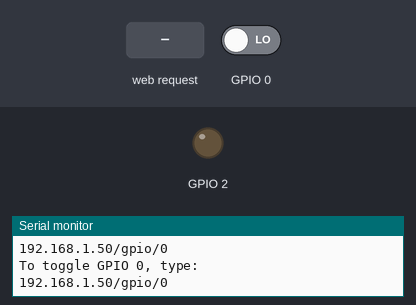
Bench run of a sketch on a simulated ESP8266 (NodeMCU). Shown: output pins drawn as LEDs (lit = HIGH), the last lines printed to the serial monitor. The inputs (shaded band) are chosen by the test bench; at power-on: GPIO 0 LOW. WiFi joins after 1.5 s; servers stay silent unless stated.

Above: at 2.8 s.
2.9 s: HTTP request GET /gpio/1 received
At 4.0 s:
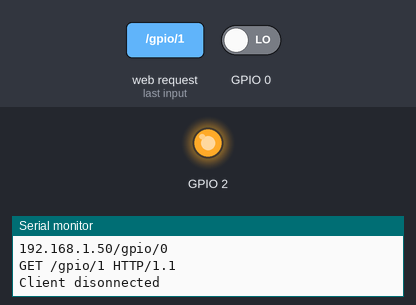
4.4 s: HTTP request GET /gpio/0 received
At 5.2 s:
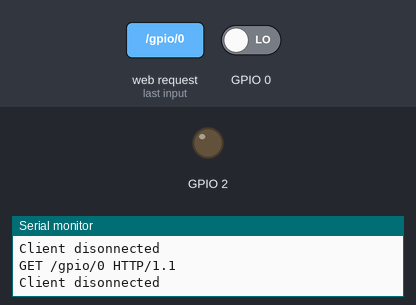
5.9 s: HTTP request GET /gpio/4 received
At 6.5 s:
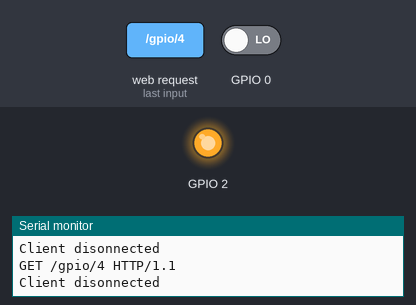
Timing chart, 0 to 8.9 s (numbered marks = the images above; inputs shaded):
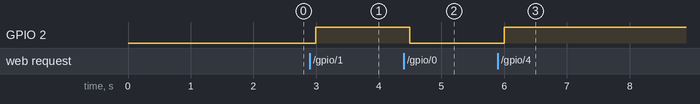

Measured:
- after the input at 2.9 s, GPIO 2: LOW → HIGH after 0.09 s
- after the input at 4.4 s, GPIO 2: HIGH → LOW after 0.10 s
- after the input at 5.9 s, GPIO 2: LOW → HIGH after 0.10 s

The sketch:

d1_liefy.ino
```cpp
/*
 *  EasyloT sketch tweeked by Barnabybear - original @
 *  http://iot-playground.com/2-uncategorised/40-esp8266-wifi-relay-switch-arduino-ide
 *  This sketch demonstrates how to set up a simple HTTP-like server.
 *  The server will set a GPIO pin depending on the request
 *    http://server_ip/gpio/0 will set the GPIO2 low,
 *    http://server_ip/gpio/1 will set the GPIO2 high
 *  server_ip is the IP address of the ESP8266 module, will be
 *  printed to Serial when the module is connected.
 */


#include <ESP8266WiFi.h>


const char* ssid = "liefyuan";
const char* password = "123456789";

// Create an instance of the server
// specify the port to listen on as an argument
WiFiServer server(80);

void setup() {
  Serial.begin(9600);
  delay(10);

  // prepare GPIO2
  pinMode(2, OUTPUT);
  digitalWrite(2, 0);
 /* pinMode(3, OUTPUT);
  digitalWrite(3, 0);
  /*pinMode(4, OUTPUT);
  digitalWrite(4, 0);
  pinMode(5, OUTPUT);
  digitalWrite(5, 0);
  pinMode(6, OUTPUT);
  digitalWrite(6, 0);
  pinMode(7, OUTPUT);
  digitalWrite(7, 0);
  pinMode(8, OUTPUT);
  digitalWrite(8, 0);
  pinMode(9, OUTPUT);
  digitalWrite(9, 0);
  pinMode(10, OUTPUT);
  digitalWrite(10, 0);
  pinMode(11, OUTPUT);
  digitalWrite(11, 0);
  pinMode(12, OUTPUT);
  digitalWrite(2, 0);
  pinMode(13, OUTPUT);
  digitalWrite(13, 0);
  pinMode(14, OUTPUT);
  digitalWrite(14, 0);
  pinMode(15, OUTPUT);
  digitalWrite(15, 0);
  pinMode(16, OUTPUT);
  digitalWrite(16, 0);*/

  // Connect to WiFi network
  Serial.println();
  Serial.println();
  Serial.print("Connecting to ");
  Serial.println(ssid);

  WiFi.begin(ssid, password);

  while (WiFi.status() != WL_CONNECTED) {
    delay(500);
    Serial.print(".");
  }
  Serial.println("");
  Serial.println("WiFi connected");

  // Start the server
  server.begin();
  Serial.println("Server started @ ");

  // Print the IP address & instructions
  Serial.println(WiFi.localIP());
  Serial.println("To control GPIO, open your web browser.");
  Serial.println("To set GPIO 0 high, type:");
  Serial.print(WiFi.localIP());
  Serial.println("/gpio/1");
  Serial.println("To set GPIO 0 low, type:");
  Serial.print(WiFi.localIP());
  Serial.println("/gpio/0");
  Serial.println("To toggle GPIO 0, type:");
  Serial.print(WiFi.localIP());
  Serial.println("/gpio/0");
}

void loop() {
  // Check if a client has connected
  WiFiClient client = server.available();
  if (!client) {
    delay(100);
    return;
  }

  // Commented out by BB as gets stuck in while loop.
  // Wait until the client sends some data
  //Serial.println("new client");
  //while(!client.available()){
  //  delay(1);
  //}

  // Read the first line of the request
  String req = client.readStringUntil('\r');
  Serial.println(req);
  client.flush();

  // Match the request
  int val;
  if (req.indexOf("/gpio/0") != -1)
    val = 0;
  else if (req.indexOf("/gpio/1") != -1)
    val = 1;
  else if (req.indexOf("/gpio/4") != -1)
   val = (!digitalRead(0)); // <<<<< Edit: insert /gpio/3 lines after this line.
  else {
    Serial.println("invalid request");
    client.print("HTTP/1.1 404\r\n");
    client.stop();
    return;
  }

  // Set GPIO2 according to the request
  digitalWrite(2, val);
 /*digitalWrite(3, val);
  /* digitalWrite(4, val);
  digitalWrite(5, val);
  digitalWrite(6, val);
   digitalWrite(7, val);
  digitalWrite(8, val);
  digitalWrite(9, val);
  digitalWrite(10, val);
  digitalWrite(11, val);
  digitalWrite(12, val);
  digitalWrite(13, val);
  digitalWrite(14, val);
  digitalWrite(15, val);
  digitalWrite(16, val);*/


  client.flush();

  // Prepare the response
  String s = "HTTP/1.1 200 OK\r\nContent-Type: text/html\r\n\r\n<!DOCTYPE HTML>\r\n<html>\r\nGPIO is now ";
  s += (val)?"high":"low";
  s += "</html>\n";

  // Send the response to the client
  client.print(s);
  delay(1);
  Serial.println("Client disonnected");

  // The client will actually be disconnected
  // when the function returns and 'client' object is detroyed
}
```
